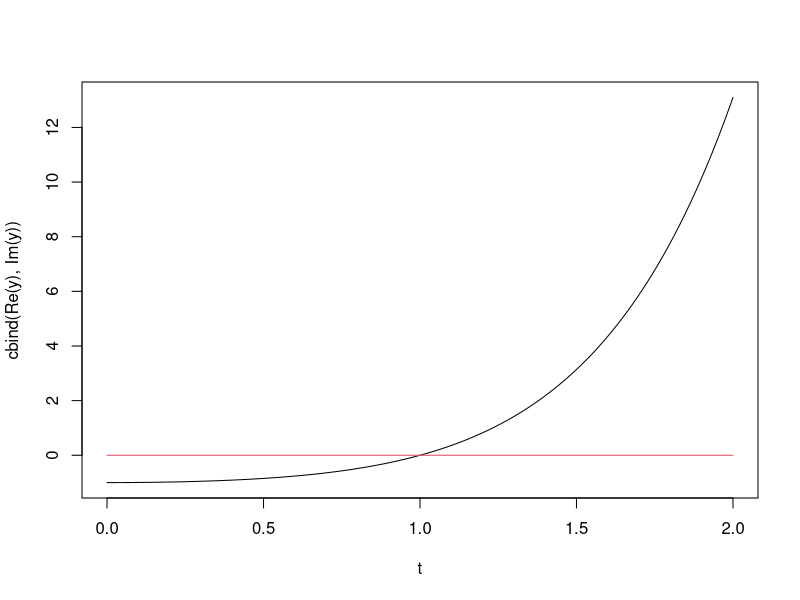
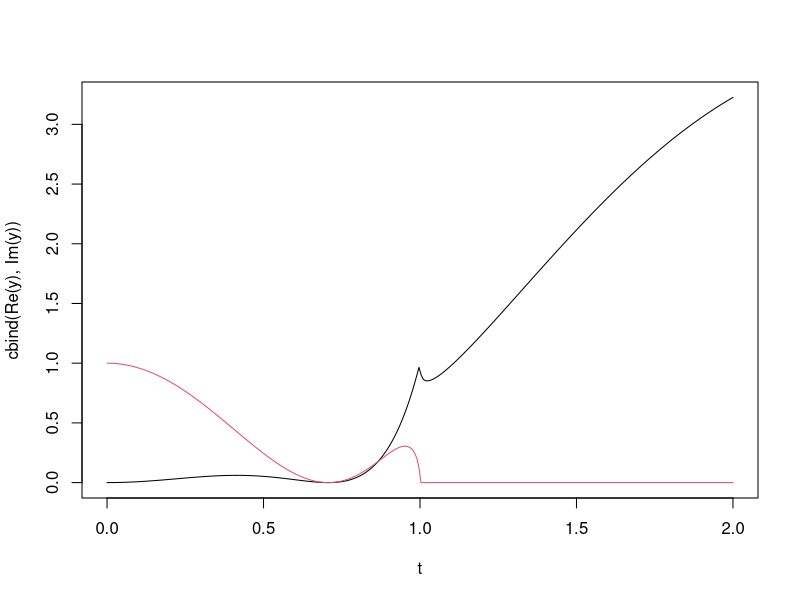
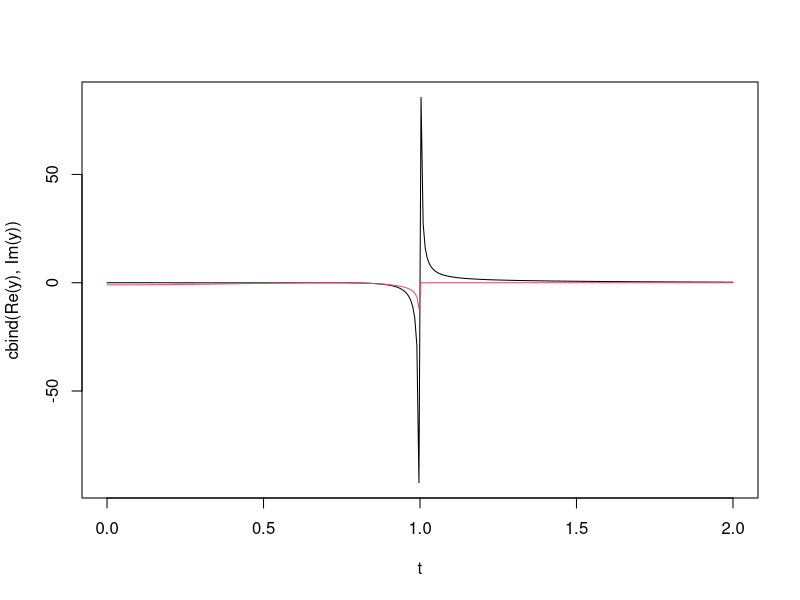
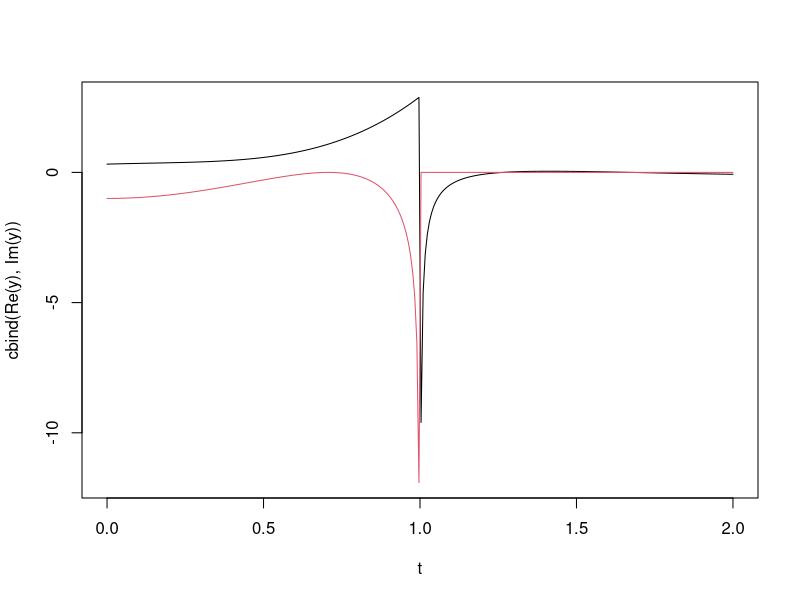

Generate these figures, in order, with R: (Note: this script raises an error after producing the figures.)

gamma = function(t) ifelse(t <= 1, -1i*sqrt(1-t^2), sqrt(t^2-1))
gamma_ = function(t) ifelse(t <= 1, 1i*t/sqrt(1-t^2), t/sqrt(t^2-1))
c2n = function(t,n) ifelse(t<=1,cos(2*n*asin(t)),(-1)^n*cosh(2*n*acosh(t)))

k = pi
d = 0.5
q = 1
n = 1

f = function(t) exp(-k*gamma(t)*d) * c2n(t,q) * c2n(t,n)
g = function(t) gamma(t)*sinh(k*gamma(t)*d)
g_ = function(t) ifelse(t==1,2*d*k,gamma_(t)*sinh(k*gamma(t)*d) + gamma(t)*cosh(k*gamma(t)*d)*k*gamma_(t)*d)


plot_complex = function(x,y,type="l",lty=1,...) matplot(t,cbind(Re(y),Im(y)),type=type,lty=lty,...)

t = seq(0,2,len=300)
plot_complex(t,g(t))
plot_complex(t,f(t))
plot_complex(t,f(t)/g(t))
plot_complex(t,f(t)/g(t) - f(1)/(g_(1)*(t-1)))

integrate_complex = function(fun, ...) {
    remove_nan = function(x) ifelse(is.finite(x),x,0)
    ret = list()
    ret$Re = integrate(function(x) remove_nan(Re(fun(x))),...)
    ret$Im = integrate(function(x) remove_nan(Im(fun(x))),...)
    ret$value = ret$Re$value + 1i*ret$Im$value
    ret
}

h = function(t) f(t)/g(t)

ret = integrate_complex(h, lower=2, upper=Inf)
Integral1 = ret$value

# this is divergent:
ret = integrate_complex(h, lower=0, upper=2)

# function with removed singularities:
h = function(t) f(t)/g(t) - f(1)/(g_(1)*(t-1))
ret = integrate_complex(h, lower=0, upper=2)

Integral2 = ret$value

Integral3 = f(1)/g_(1) * log(2/1-1)
